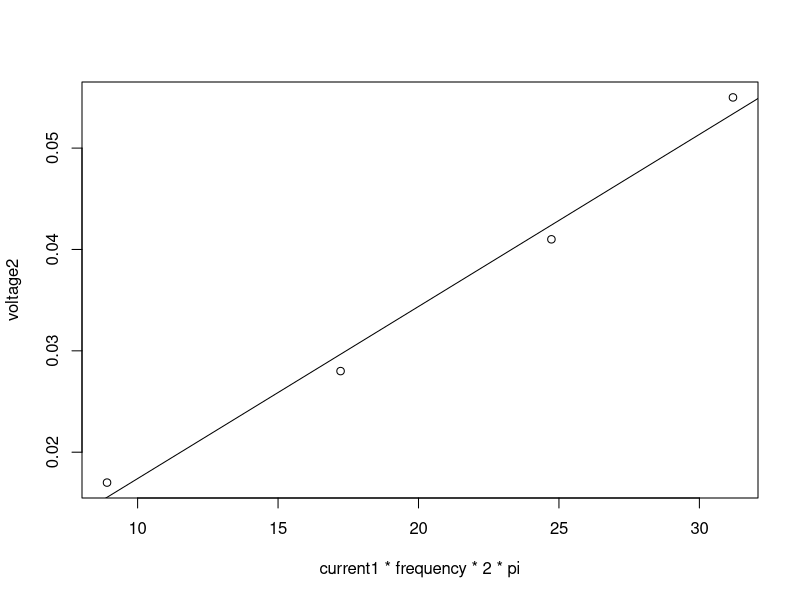
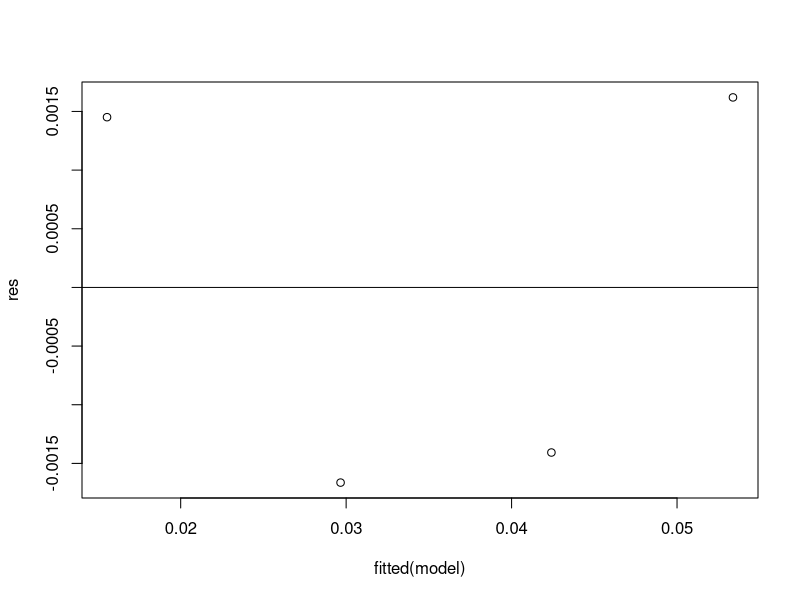
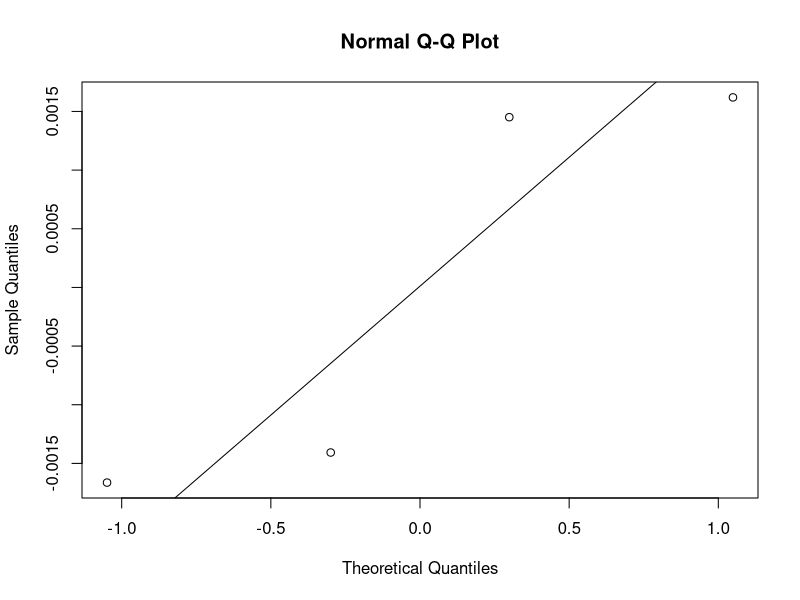
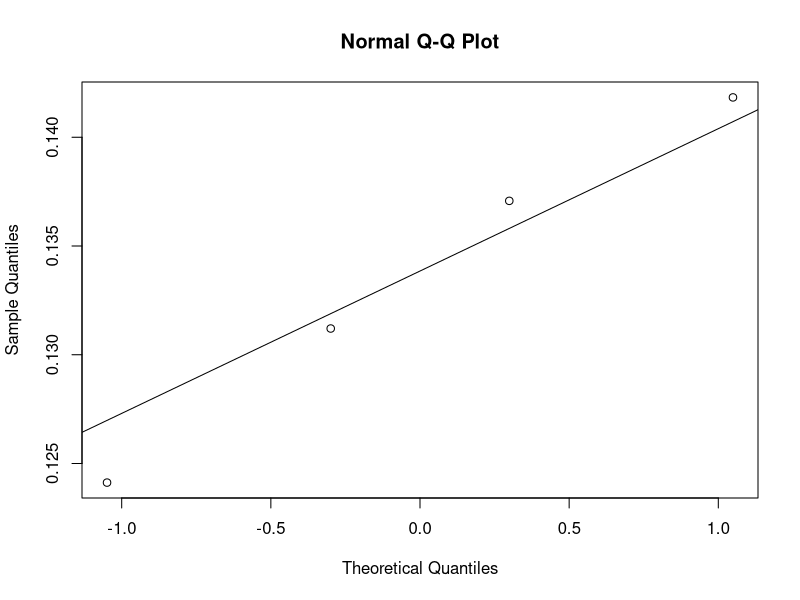
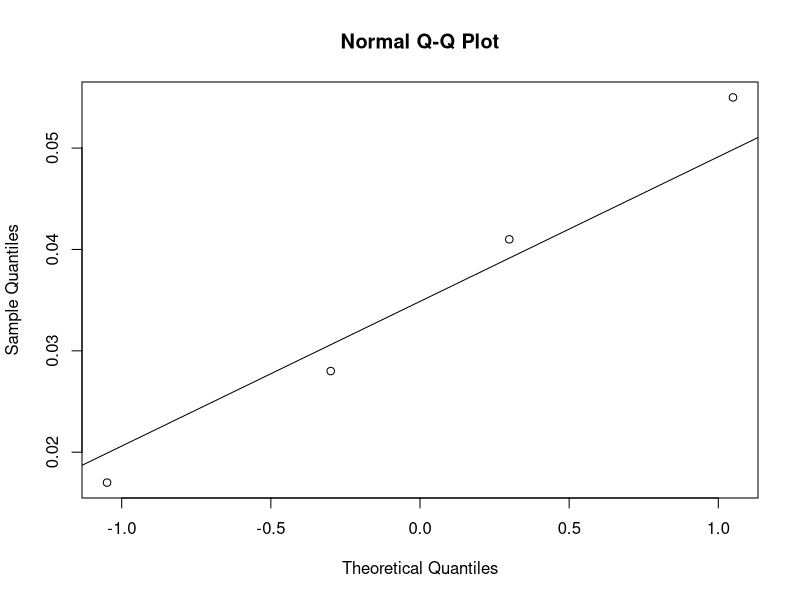
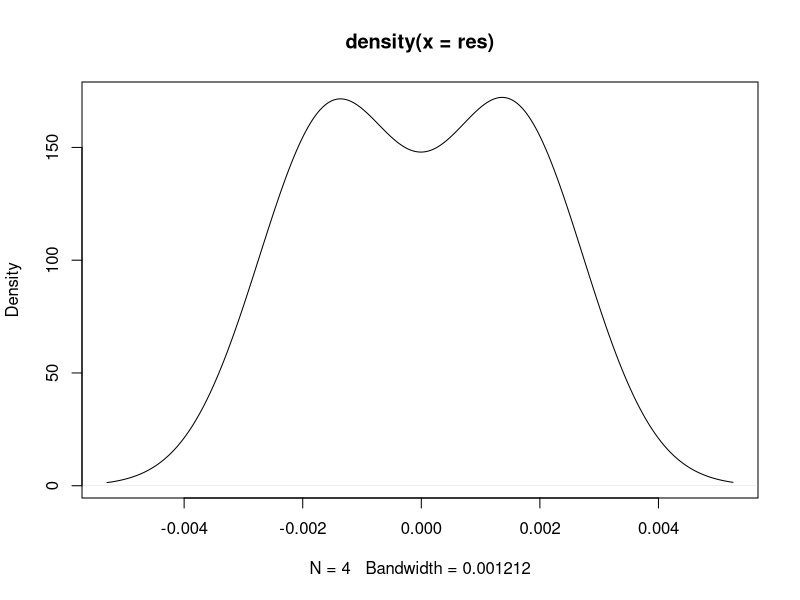
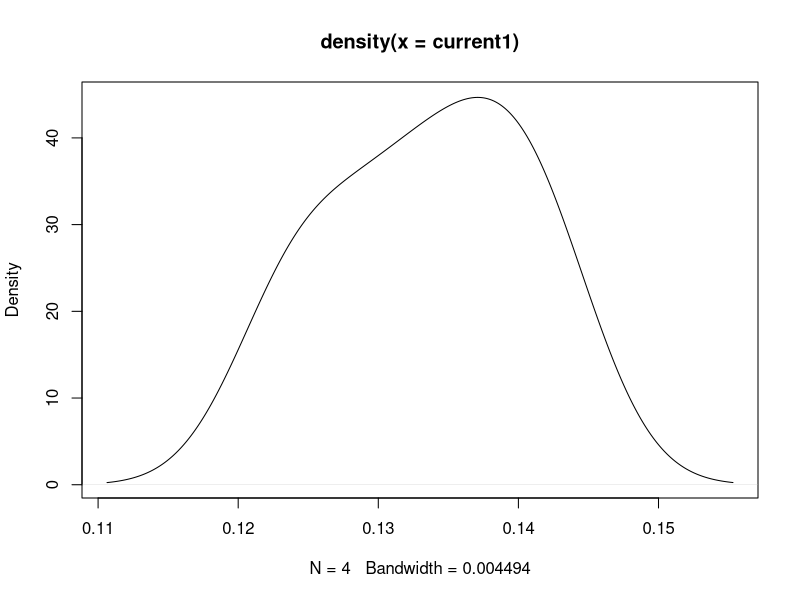
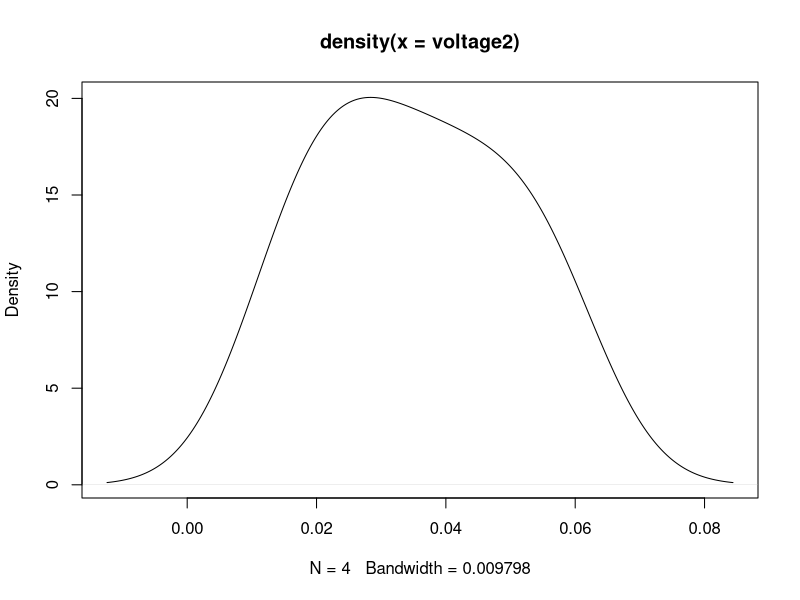

Source code (R) for these figures, in order:
# Data
frequency = c( 10, 20, 30, 40 )
current1 = c( 2.803, 2.709, 2.593, 2.453 ) * 0.0506
voltage2 = c( 0.017, 0.028, 0.041, 0.055 )

# Linear regression
model = lm( voltage2 ~ I( current1 * frequency * 2 * pi ) )
summary(model)

# Plots with regression line
plot(current1 * frequency * 2 * pi, voltage2)
abline(model)

# Residuals
res = resid(model)

# Residual VS Fitted plot
plot(fitted(model), res)
abline(0,0)

# Shapiro-Wilk
shapiro.test(res)
shapiro.test(current1)
shapiro.test(voltage2)

# QQ-plot 
qqnorm(res)
qqline(res)
qqnorm(current1)
qqline(current1)
qqnorm(voltage2)
qqline(voltage2)

# Density
plot(density(res))
plot(density(current1))
plot(density(voltage2))